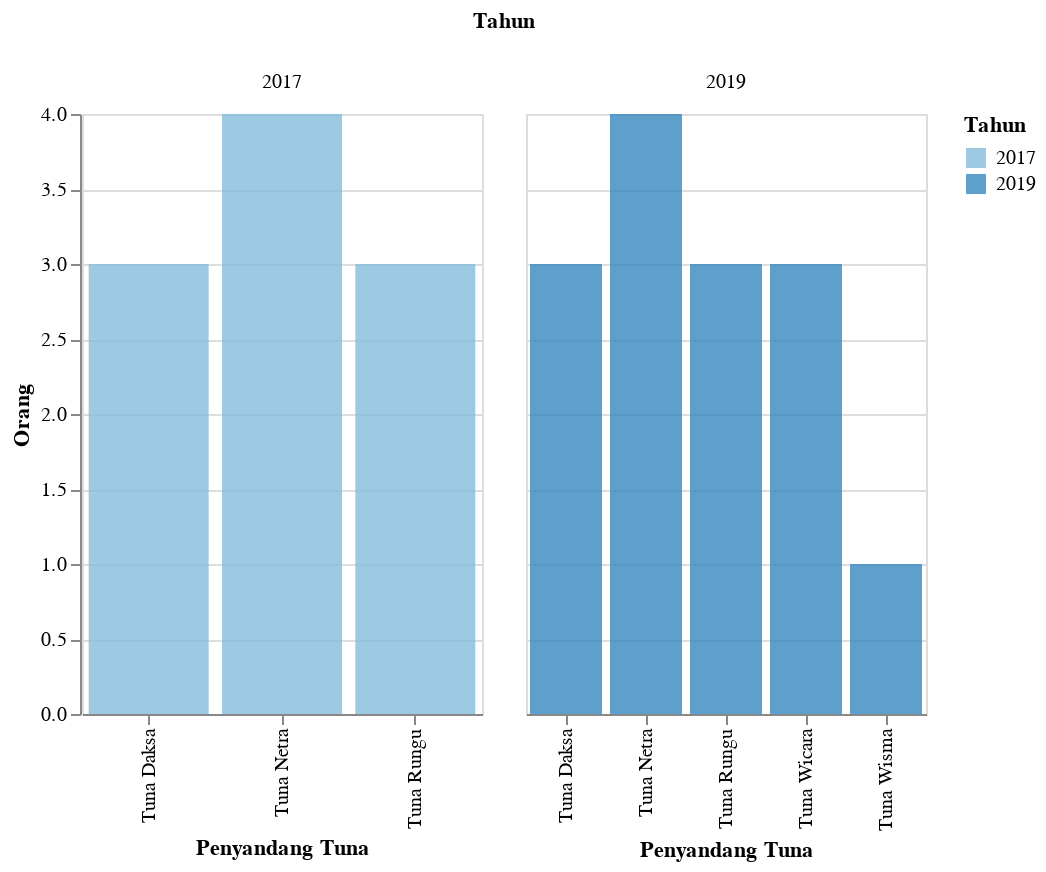

Notebook code cell kept with this figure:
### Markdown cell above
<h2> Penyandang Tuna</h2>

### Code cell
df_7 = data('Penyandang Tuna')
plot_2(df_7,'Orang','Penyandang Tuna',200)

### Figure 1 — Vega-Lite specification as saved in the notebook (floating-point values rounded to 4 significant figures)
{"config": {"view": {"continuousWidth": 400, "continuousHeight": 300}}, "data": {"name": "data-127ffeeba4878a723f82772a1817ed0a"}, "mark": {"type": "bar", "opacity": 0.8}, "encoding": {"color": {"condition": {"type": "ordinal", "field": "Tahun", "selection": "selector125"}, "value": "lightgray"}, "column": {"type": "ordinal", "field": "Tahun"}, "tooltip": [{"type": "quantitative", "field": "Tahun"}, {"type": "nominal", "field": "Keterangan"}, {"type": "nominal", "field": "N"}, {"type": "nominal", "field": "Satuan"}], "x": {"type": "ordinal", "field": "Keterangan", "title": "Penyandang Tuna"}, "y": {"type": "quantitative", "field": "N", "title": "Orang"}}, "resolve": {"scale": {"x": "independent"}}, "selection": {"selector125": {"type": "single", "encodings": ["x", "color"]}, "selector126": {"type": "interval", "bind": "scales", "encodings": ["x", "y"]}}, "width": 200, "$schema": "https://vega.github.io/schema/vega-lite/v4.8.1.json", "datasets": {"data-127ffeeba4878a723f82772a1817ed0a": [{"Tahun": 2017, "Kode": 1, "Data": "Kependudukan", "Kode Kategori": 1.9, "Kategori": "Penyandang Tuna", "Keterangan": "Tuna Netra", "N": "4", "Satuan": "Orang"}, {"Tahun": 2017, "Kode": 1, "Data": "Kependudukan", "Kode Kategori": 1.9, "Kategori": "Penyandang Tuna", "Keterangan": "Tuna Rungu", "N": "3", "Satuan": "Orang"}, {"Tahun": 2017, "Kode": 1, "Data": "Kependudukan", "Kode Kategori": 1.9, "Kategori": "Penyandang Tuna", "Keterangan": "Tuna Grahita", "N": null, "Satuan": "Orang"}, {"Tahun": 2017, "Kode": 1, "Data": "Kependudukan", "Kode Kategori": 1.9, "Kategori": "Penyandang Tuna", "Keterangan": "Tuna Daksa", "N": "3", "Satuan": "Orang"}, {"Tahun": 2017, "Kode": 1, "Data": "Kependudukan", "Kode Kategori": 1.9, "Kategori": "Penyandang Tuna", "Keterangan": "Tuna Susila", "N": null, "Satuan": "Orang"}, {"Tahun": 2019, "Kode": 1, "Data": "Kependudukan", "Kode Kategori": 1.9, "Kategori": "Penyandang Tuna", "Keterangan": "Tuna Netra", "N": 4.0, "Satuan": "Orang"}, {"Tahun": 2019, "Kode": 1, "Data": "Kependudukan", "Kode Kategori": 1.9, "Kategori": "Penyandang Tuna", "Keterangan": "Tuna Rungu", "N": 3.0, "Satuan": "Orang"}, {"Tahun": 2019, "Kode": 1, "Data": "Kependudukan", "Kode Kategori": 1.9, "Kategori": "Penyandang Tuna", "Keterangan": "Tuna Grahita", "N": null, "Satuan": "Orang"}, {"Tahun": 2019, "Kode": 1, "Data": "Kependudukan", "Kode Kategori": 1.9, "Kategori": "Penyandang Tuna", "Keterangan": "Tuna Daksa", "N": 3.0, "Satuan": "Orang"}, {"Tahun": 2019, "Kode": 1, "Data": "Kependudukan", "Kode Kategori": 1.9, "Kategori": "Penyandang Tuna", "Keterangan": "Tuna Susila", "N": null, "Satuan": "Orang"}, {"Tahun": 2019, "Kode": 1, "Data": "Kependudukan", "Kode Kategori": 1.9, "Kategori": "Penyandang Tuna", "Keterangan": "Tuna Wisma", "N": 1.0, "Satuan": "Orang"}, {"Tahun": 2019, "Kode": 1, "Data": "Kependudukan", "Kode Kategori": 1.9, "Kategori": "Penyandang Tuna", "Keterangan": "Tuna Wicara", "N": 3.0, "Satuan": "Orang"}]}}
